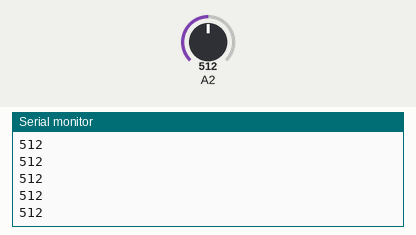
Recording of a sketch running on a simulated Arduino Uno, built with avr-gcc and run on an emulated ATmega328P. Shown: the last lines printed to the serial monitor. Inputs (shaded band) come from the test bench; at power-on: A2 = 512.

Above: at 1.2 s.
1.3 s: A2 set to 716
At 1.31 s:
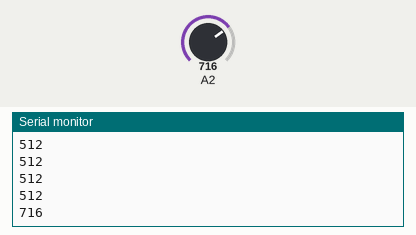
2.8 s: A2 set to 900
At 2.81 s:
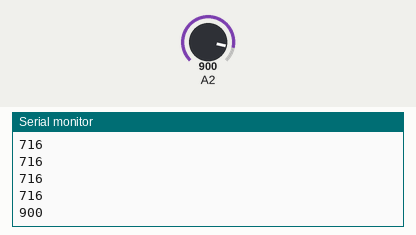
Timing chart, 0 to 5.8 s (numbered marks = the images above; inputs shaded):
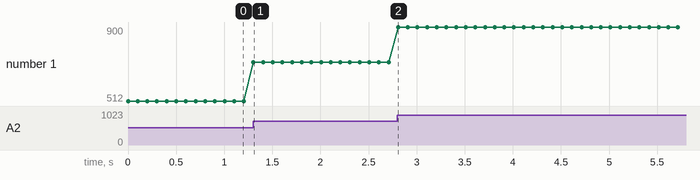

Measured:
- after the input at 1.3 s, the serial monitor: prints a new line at once (image 1)
- after the input at 2.8 s, the serial monitor: prints a new line at once (image 2)
- plotted number 1: 512 → 716 after the input at 1.3 s, 716 → 900 after the input at 2.8 s

The sketch:

SensorCounterIno.ino
```cpp
int val = 0;

void setup() {
  Serial.begin(9600);
  pinMode(16, INPUT);
  pinMode(17, INPUT);
}

void loop() {
  val = analogRead(16);
  Serial.println(val);

  delay(100);

  //if(val > 100) Serial.println(1);
  //else Serial.println(0);
}
```
